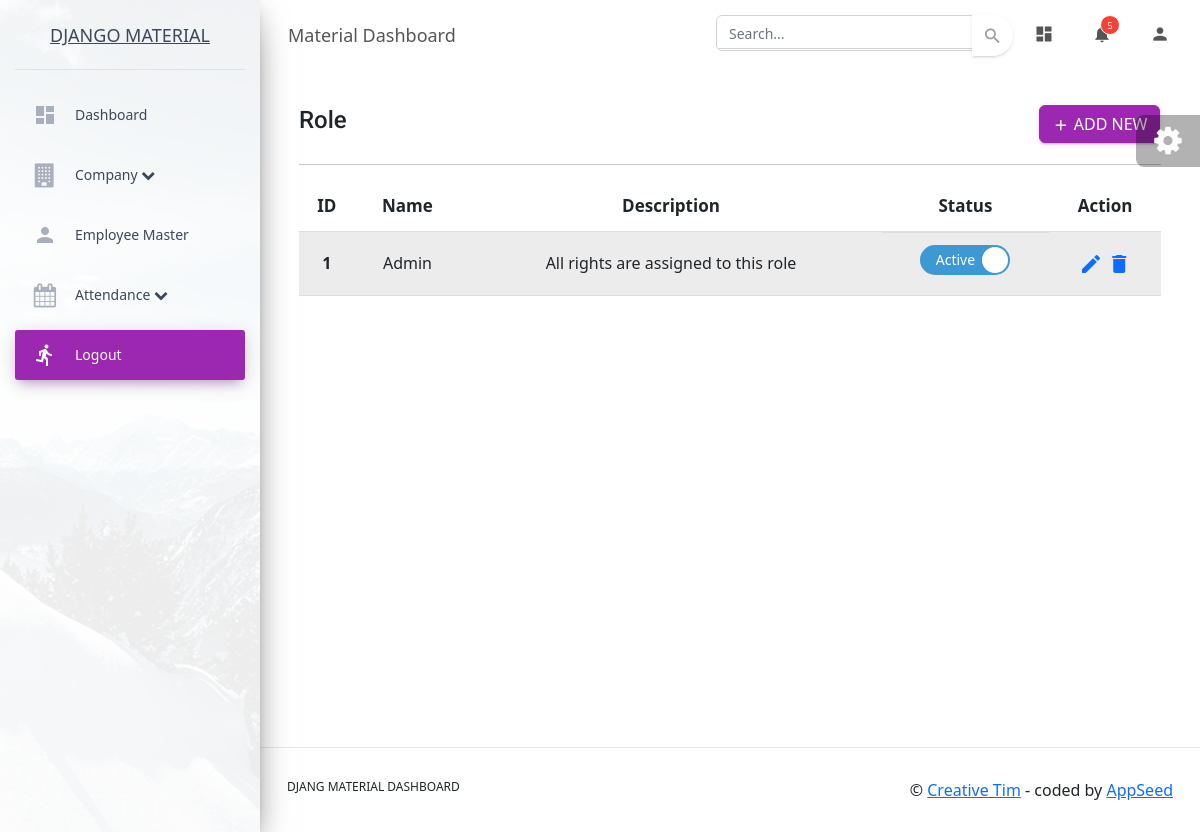
Screenshot of /role with the database file from the repository.
### Employee_App/models.py (models this page shows, shortened)
class Role_Master(models.Model):
    Role_Id=models.AutoField(primary_key=True)
    Role_Name=models.TextField(unique = True)
    Role_description = models.TextField()
    Role_Status=models.BooleanField(default=True)
    Created_By=models.IntegerField(null=True,blank=True)
    Created_Date=models.DateTimeField(default=timezone.now)
    Modified_By=models.IntegerField(null=True,blank=True)
    Modified_Date=models.DateTimeField(auto_now=True)

### Employee_App/views.py (the view)
# urls.py: path('role', views.role, name="role"),
def role(request):
    role_list = Role_Master.objects.all()
    context = {
        'page_title':'Role',
        'roles':role_list,
    }
    return render(request, 'Employee/Role/Roles.html',context)

### templates/Employee/Role/Roles.html (shortened to what this page needs)
{% extends "layouts/base.html" %}
{% block content %}
<div class="container-fluid">
    <div class="row  align-items-center">
        <div class="col mx-auto ">
            <h4 class="">Role</h4>
		</div>
        <div class="col mx-auto d-flex justify-content-end">
            <a class="btn btn-primary" href="{% url 'role/manage' %}" id="create_new"><i class="material-icons mdc-button__icon">add</i><span> Add New</span></a>
        </div>
    </div>
<hr>
    <div class="row">
            <div class="table-responsive">
                <table class="table table-hover table-sm table-striped ">
                    <thead class="fw-bold text-center">
                      <tr>
                        <th class="fw-bold" scope="col">ID</th>
                        <th class="fw-bold" scope="col">Name</th>
                        <th class="fw-bold" scope="col">Description</th>
                        <th class="fw-bold" scope="col">Status</th>
                        <th class="text-center py-1 fw-bold">Action</th>
                      </tr>
                    </thead>
                    <tbody>
                      <tr class="text-center">
                        {% for role in roles %}
                        <th class="text-center" scope="row">{{ role.Role_Id }}</th>
                        <td class="text-center">{{ role.Role_Name }}</td>
                        <td class="text-center">{{ role.Role_description }}</td>
                        <td class="d-flex justify-content-center" >
                          <div class="switchToggle">
                            <label for="switch">Toggle</label>
                          </div>
                      </td>
                        <td class="text-center">
                            <a href="role/manage?id={{role.Role_Id }}"  ><i class="material-icons">edit</i></a>
                            <a href="role/delete?id={{role.Role_Id }}"
                            onclick="return confirm('Are you sure you want to delete?')"><i class="material-icons">delete</i></a>
                        </td>
                      </tr>
                      {% endfor %}
                    </tbody>
                  </table>
            </div>
    </div>
</div>
{% endblock content %}

### rows the page displays
Role_Master: Role_Id "1", Role_Name "Admin", Role_description "All rights are assigned to this role"
